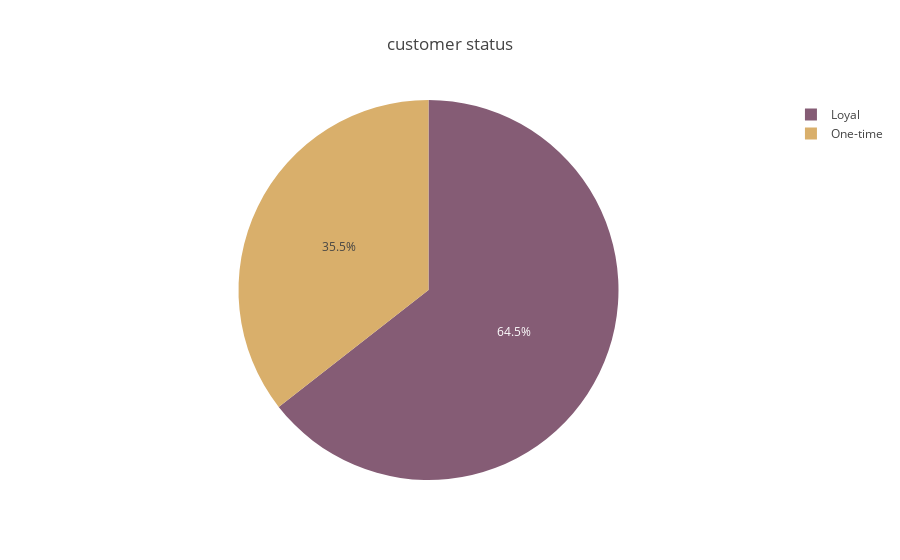

Notebook cell for this chart:
### Code cell
# Questions 2
# Which customer status buys more from us .
Status = df["Customer_Status"].value_counts().reset_index()
Status.columns = ["Customer_Status" , "number"]
Univariate_Questions_2 = px.pie(data_frame=Status , values="number" , names="Customer_Status" ,title="customer status" , color_discrete_sequence=px.colors.qualitative.Antique)
Univariate_Questions_2.show()

### Figure 1 — Plotly figure (JSON) as saved in the notebook; plotly's stock layout.template omitted (floating-point values rounded to 4 significant figures)
{"data": [{"domain": {"x": [0, 1], "y": [0, 1]}, "hovertemplate": "Customer_Status=%{label}<br>number=%{value}<extra></extra>", "labels": ["Loyal", "One-time"], "legendgroup": "", "name": "", "showlegend": true, "type": "pie", "values": [3222, 1777]}], "layout": {"legend": {"tracegroupgap": 0}, "piecolorway": ["rgb(133, 92, 117)", "rgb(217, 175, 107)", "rgb(175, 100, 88)", "rgb(115, 111, 76)", "rgb(82, 106, 131)", "rgb(98, 83, 119)", "rgb(104, 133, 92)", "rgb(156, 156, 94)", "rgb(160, 97, 119)", "rgb(140, 120, 93)", "rgb(124, 124, 124)"], "title": {"text": "customer status"}}}
